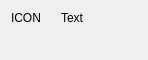
<?xml version="1.0" encoding="UTF-8"?>
<ui version="4.0">
 <class>AboutDialog</class>
 <widget class="QDialog" name="AboutDialog">
  <property name="geometry">
   <rect>
    <x>0</x>
    <y>0</y>
    <width>148</width>
    <height>60</height>
   </rect>
  </property>
  <property name="windowTitle">
   <string>About</string>
  </property>
  <layout class="QGridLayout" name="gridLayout">
   <property name="horizontalSpacing">
    <number>20</number>
   </property>
   <item row="0" column="0">
    <widget class="QLabel" name="lblIcon">
     <property name="text">
      <string>ICON</string>
     </property>
    </widget>
   </item>
   <item row="1" column="0">
    <spacer name="verticalSpacer">
     <property name="orientation">
      <enum>Qt::Vertical</enum>
     </property>
     <property name="sizeHint" stdset="0">
      <size>
       <width>20</width>
       <height>40</height>
      </size>
     </property>
    </spacer>
   </item>
   <item row="0" column="1" rowspan="2">
    <widget class="QLabel" name="lblText">
     <property name="sizePolicy">
      <sizepolicy hsizetype="Expanding" vsizetype="MinimumExpanding">
       <horstretch>0</horstretch>
       <verstretch>0</verstretch>
      </sizepolicy>
     </property>
     <property name="text">
      <string>Text</string>
     </property>
     <property name="alignment">
      <set>Qt::AlignLeading|Qt::AlignLeft|Qt::AlignTop</set>
     </property>
     <property name="openExternalLinks">
      <bool>true</bool>
     </property>
    </widget>
   </item>
  </layout>
 </widget>
 <resources/>
 <connections/>
</ui>
